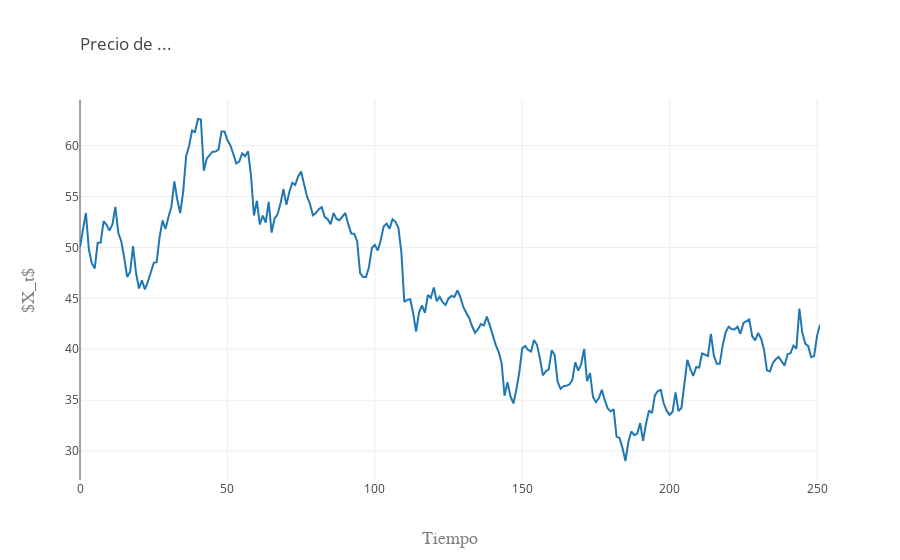

The code cell stored with this chart in its notebook:
### Markdown cell above
**Gráfica de la acción**

### Code cell
trace1 = go.Scatter(
    y = X,
    x = np.arange(N),
    name = '$X_1$'
)

data = [trace1]
layout = go.Layout(
    title=go.layout.Title(
        text='Precio de ...',
        xref='paper',
        x=0
    ),
    xaxis=go.layout.XAxis(
        title=go.layout.xaxis.Title(
            text='Tiempo',
            font=dict(
                family='Arial',
                size=18,
                color='#7f7f7f'
            )
        )
    ),
    yaxis=go.layout.YAxis(
        title=go.layout.yaxis.Title(
            text='$X_t$',
            font=dict(
                family='Arial',
                size=18,
                color='#7f7f7f'
            )
        )
    )
)
fig = go.Figure(data=data, layout=layout)
py.iplot(fig, filename='Accion')

### Figure 1 — Plotly figure (JSON) as saved in the notebook; plotly's stock layout.template omitted (floating-point values rounded to 4 significant figures; data arrays with more than 128 entries replaced by an {"elided": "..."} marker saying what was removed)
{"data": [{"name": "$X_1$", "type": "scatter", "uid": "620de20d-8ace-4844-8a04-268b54b54ba2", "x": {"elided": "252 int values"}, "y": {"elided": "252 float values"}}], "layout": {"autosize": true, "title": {"text": "Precio de ...", "x": 0, "xref": "paper"}, "xaxis": {"autorange": true, "range": [0, 251], "title": {"font": {"color": "#7f7f7f", "family": "Arial", "size": 18}, "text": "Tiempo"}, "type": "linear"}, "yaxis": {"autorange": true, "range": [27.16, 64.48], "title": {"font": {"color": "#7f7f7f", "family": "Arial", "size": 18}, "text": "$X_t$"}, "type": "linear"}}}
